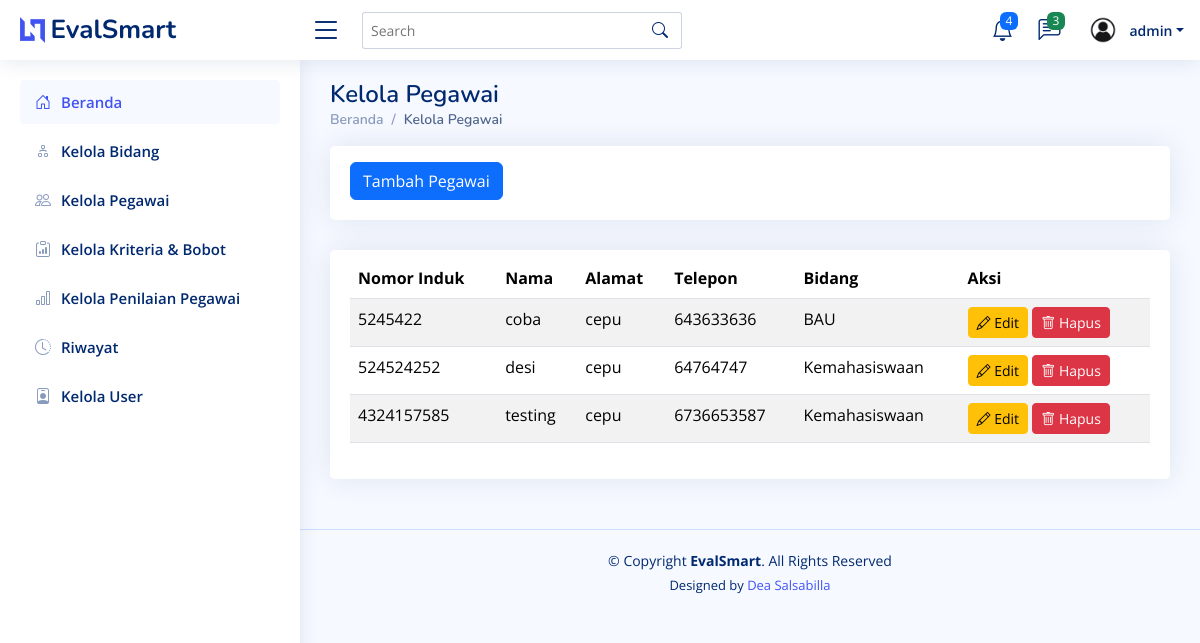
Page /pegawai/ (signed in) on the committed database.
### testing/models.py (models this page shows, shortened)
class Pegawai(models.Model):
    id = models.AutoField(primary_key=True)  # ID otomatis
    nomor_induk = models.CharField(max_length=20, unique=True)  # Nomor induk pegawai
    nama = models.CharField(max_length=100)  # Nama pegawai
    alamat = models.TextField()  # Alamat pegawai
    no_telp = models.CharField(max_length=15)  # Nomor telepon pegawai
    bidang = models.ForeignKey(Bidang, on_delete=models.CASCADE)  # Relasi ke tabel Bidang
    class Meta:
        verbose_name_plural = "Pegawai"
        ordering = ['nama']

class Bidang(models.Model):
    id = models.AutoField(primary_key=True)
    nama = models.CharField(max_length=255)
    def __str__(self):  # Nama method harus __str__ (dua garis bawah di kiri dan kanan)
        return self.nama
    class Meta:
        verbose_name_plural = "Bidang"
        ordering = ['id']

### testing/views.py (the view)
# urls.py: path("pegawai/", views.pegawai, name="pegawai"),
def pegawai(request):
    pegawais = Pegawai.objects.all()
    return render(request, 'pegawai.html', {'pegawais' : pegawais})

### testing/templates/pegawai.html (shortened to what this page needs)
<!DOCTYPE html>
<html lang="en">
  <head>
    {% load static %}
    <link href="{% static 'assets/vendor/bootstrap/css/bootstrap.min.css' %}" rel="stylesheet" />
    <link href="{% static 'assets/vendor/bootstrap-icons/bootstrap-icons.css' %}" rel="stylesheet" />
    <link href="{% static 'assets/vendor/boxicons/css/boxicons.min.css' %}" rel="stylesheet" />
    <link href="{% static 'assets/vendor/quill/quill.snow.css' %}" rel="stylesheet" />
    <link href="{% static 'assets/vendor/quill/quill.bubble.css' %}" rel="stylesheet" />
    <link href="{% static 'assets/vendor/remixicon/remixicon.css' %}" rel="stylesheet" />
    <link href="{% static 'assets/vendor/simple-datatables/style.css' %}" rel="stylesheet" />
    <link href="{% static 'assets/css/style.css' %}" rel="stylesheet" />
  </head>
  <body>
    {% include 'partials/header.html' %}
    {% include 'partials/sidebar.html' %}
    <main id="main" class="main">
      <div class="pagetitle">
        <h1>Kelola Pegawai</h1>
        <nav>
          <ol class="breadcrumb">
            <li class="breadcrumb-item">
              <a href="{% url 'home' %}">Beranda</a>
            </li>
            <li class="breadcrumb-item active">Kelola Pegawai</li>
          </ol>
        </nav>
      </div>
      <div class="row">
        <div class="col-lg-12">
          <div class="card">
            <div class="card-body">
              <button class="btn btn-primary mt-3"><a href="{% url 'tambah_pegawai' %}" style="color: white; text-decoration: none;">Tambah Pegawai</a></button>
            </div>
          </div>
        </div>
      </div>
      <section class="section">
        <div class="row">
          <div class="col-lg-12">
            <div class="card">
              <div class="card-body">
                <table class="table table-striped mt-2">
                  <thead>
                    <tr>
                      <th scope="col">Nomor Induk</th>
                      <th scope="col">Nama</th>
                      <th scope="col">Alamat</th>
                      <th scope="col">Telepon</th>
                      <th scope="col">Bidang</th>
                      <th scope="col">Aksi</th>
                    </tr>
                  </thead>
                  <tbody>
                    <tr>
                      {% for pegawai in pegawais %}
                      <td>{{ pegawai.nomor_induk }}</td>
                      <td>{{ pegawai.nama }}</td>
                      <td>{{ pegawai.alamat }}</td>
                      <td>{{ pegawai.no_telp }}</td>
                      <td>{{ pegawai.bidang }}</td>
                      <td>
                        <a href="{% url 'edit_pegawai' pegawai.id %}" class="btn btn-warning btn-sm"><i class="bi bi-pencil"></i> Edit</a>
                        <form action="{% url 'delete_pegawai' pegawai.id %}" method="post" style="display:inline;">
                          <button type="submit" class="btn btn-danger btn-sm" onclick="return confirm('Apakah Anda yakin ingin menghapus data ini?');"><i class="bi bi-trash"></i> Hapus</button>
                        </form>
                      </td>
                    </tr>
                  {% empty %}
                    <tr>
                      <td colspan="6" class="text-center">Tidak ada data</td>
                    </tr>
                  {% endfor %}
                  </tbody>
                </table>
              </div>
            </div>
          </div>
        </div>
      </section>
    </main>
    {% include 'partials/footer.html' %}
  </body>
</html>

### testing/templates/partials/header.html (shortened to what this page needs)
{% load static %}
<header id="header" class="header fixed-top d-flex align-items-center">
    <div class="d-flex align-items-center justify-content-between">
      <a href="index.html" class="logo d-flex align-items-center">
        <img src="assets/img/logo.png" alt="" />
        <span class="d-none d-lg-block">EvalSmart</span>
      </a>
      <i class="bi bi-list toggle-sidebar-btn"></i>
    </div>
    <div class="search-bar">
      <form class="search-form d-flex align-items-center" method="POST" action="#">
        <input type="text" name="query" placeholder="Search" title="Enter search keyword" />
        <button type="submit" title="Search"><i class="bi bi-search"></i></button>
      </form>
    </div>
    <nav class="header-nav ms-auto">
      <ul class="d-flex align-items-center">
        <li class="nav-item dropdown">
          <a class="nav-link nav-icon" href="#" data-bs-toggle="dropdown">
            <i class="bi bi-bell"></i>
            <span class="badge bg-primary badge-number">4</span>
          </a>
        </li>
        <li class="nav-item dropdown">
          <a class="nav-link nav-icon" href="#" data-bs-toggle="dropdown">
            <i class="bi bi-chat-left-text"></i>
            <span class="badge bg-success badge-number">3</span>
          </a>
        </li>
        <li class="nav-item dropdown pe-3">
          <a class="nav-link nav-profile d-flex align-items-center pe-0" href="#" data-bs-toggle="dropdown">
            <img src="{% static 'assets/img/user.jpg' %}" alt="Profile" class="rounded-circle" />
            <span class="d-none d-md-block dropdown-toggle ps-2">{{ request.user.username }}</span>
          </a>
        </li>
      </ul>
    </nav>
  </header>

### testing/static/assets/css/style.css (style rules this page uses)
:root { scroll-behavior: smooth; }
body { font-family: "Open Sans", sans-serif; background: #f6f9ff; color: #444444; }
a { color: #4154f1; text-decoration: none; }
h1, h2, h3, h4, h5, h6 { font-family: "Nunito", sans-serif; }
#main { margin-top: 60px; padding: 20px 30px; transition: all 0.3s; }
.pagetitle { margin-bottom: 10px; }
.pagetitle h1 { font-size: 24px; margin-bottom: 0; font-weight: 600; color: #012970; }
.card { margin-bottom: 30px; border: none; border-radius: 5px; box-shadow: 0px 0 30px rgba(1, 41, 112, 0.1); }
.card-body { padding: 0 20px 20px 20px; }
.breadcrumb { font-size: 14px; font-family: "Nunito", sans-serif; color: #899bbd; font-weight: 600; }
.breadcrumb a { color: #899bbd; transition: 0.3s; }
.breadcrumb .breadcrumb-item::before { color: #899bbd; }
.breadcrumb .active { color: #51678f; font-weight: 600; }
.logo { line-height: 1; }
@media (min-width: 1200px) { .logo { width: 280px; } }
.logo img { max-height: 26px; margin-right: 6px; }
.logo span { font-size: 26px; font-weight: 700; color: #012970; font-family: "Nunito", sans-serif; }
.header { transition: all 0.5s; z-index: 997; height: 60px; box-shadow: 0px 2px 20px rgba(1, 41, 112, 0.1); background-color: #fff; padding-left: 20px; }
.header .toggle-sidebar-btn { font-size: 32px; padding-left: 10px; cursor: pointer; color: #012970; }
.header .search-bar { min-width: 360px; padding: 0 20px; }
.header .search-form { width: 100%; }
.header .search-form input { border: 0; font-size: 14px; color: #012970; border: 1px solid rgba(1, 41, 112, 0.2); padding: 7px 38px 7px 8px; border-radius: 3px; transition: 0.3s; width: 100%; }
.header .search-form button { border: 0; padding: 0; margin-left: -30px; background: none; }
.header .search-form button i { color: #012970; }
.header-nav ul { list-style: none; }
.header-nav>ul { margin: 0; padding: 0; }
.header-nav .nav-icon { font-size: 22px; color: #012970; margin-right: 25px; position: relative; }
.header-nav .nav-profile { color: #012970; }
.header-nav .nav-profile img { max-height: 36px; }
.header-nav .nav-profile span { font-size: 14px; font-weight: 600; }
.header-nav .badge-number { position: absolute; inset: -2px -5px auto auto; font-weight: normal; font-size: 12px; padding: 3px 6px; }
@media (min-width: 1200px) { #main, #footer { margin-left: 300px; } }

### rows in the picture
Pegawai: nomor_induk "5245422", nama "coba", alamat "cepu", no_telp "643633636", bidang "BAU"
Pegawai: nomor_induk "524524252", nama "desi", alamat "cepu", no_telp "64764747", bidang "Kemahasiswaan"
Pegawai: nomor_induk "4324157585", nama "testing", alamat "cepu", no_telp "6736653587", bidang "Kemahasiswaan"

### other values in the picture
{{ request.user.username }} "admin"
